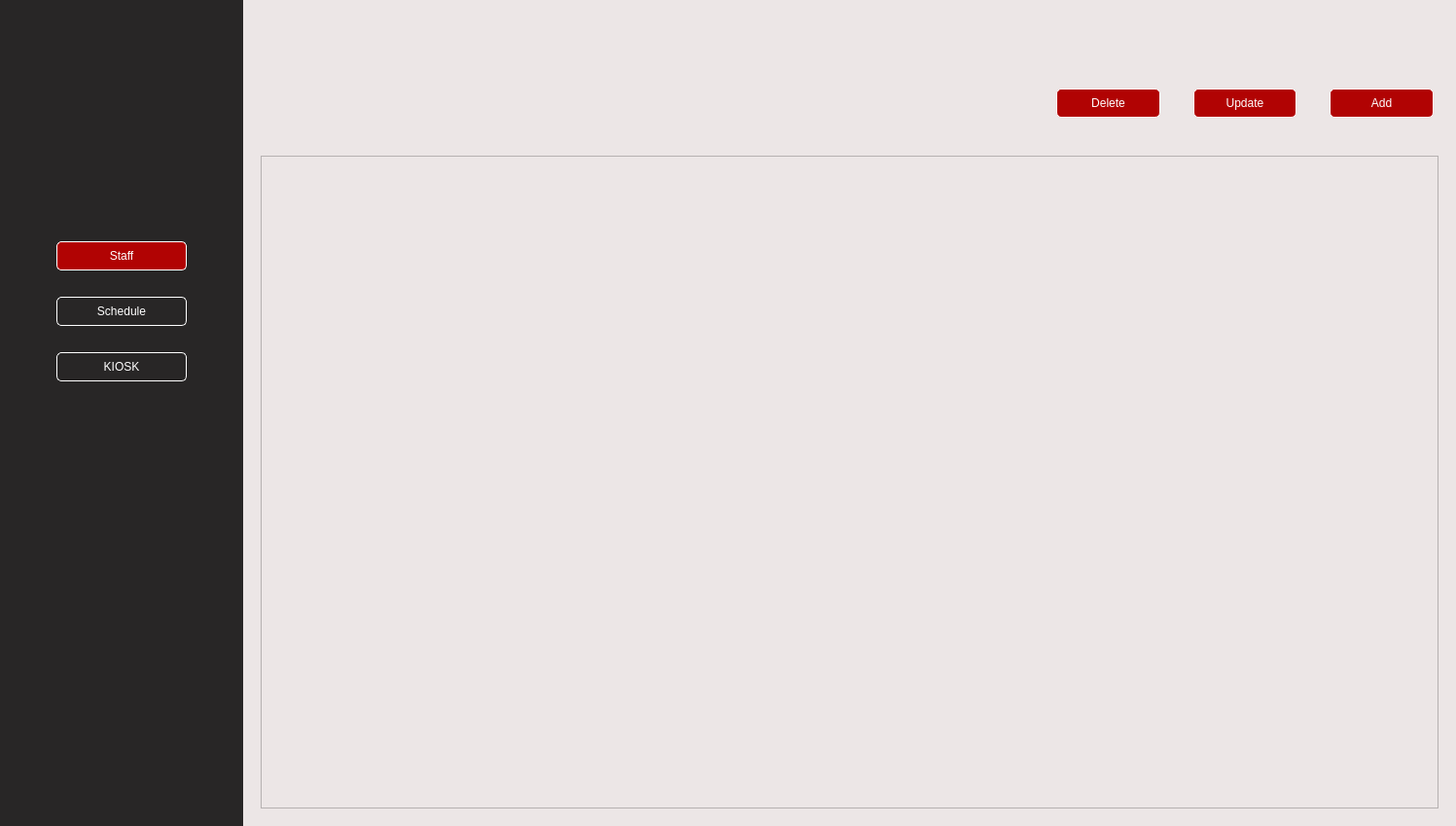
<?xml version="1.0" encoding="UTF-8"?>
<ui version="4.0">
 <class>MainWindow</class>
 <widget class="QMainWindow" name="MainWindow">
  <property name="geometry">
   <rect>
    <x>0</x>
    <y>0</y>
    <width>1497</width>
    <height>849</height>
   </rect>
  </property>
  <property name="windowTitle">
   <string>MainWindow</string>
  </property>
  <widget class="QWidget" name="centralwidget">
   <layout class="QHBoxLayout" name="horizontalLayout" stretch="1,5">
    <property name="spacing">
     <number>0</number>
    </property>
    <property name="leftMargin">
     <number>0</number>
    </property>
    <property name="topMargin">
     <number>0</number>
    </property>
    <property name="rightMargin">
     <number>0</number>
    </property>
    <property name="bottomMargin">
     <number>0</number>
    </property>
    <item>
     <widget class="QWidget" name="widget" native="true">
      <property name="styleSheet">
       <string notr="true">background-color: rgb(40, 38, 38);</string>
      </property>
      <layout class="QVBoxLayout" name="verticalLayout">
       <item>
        <widget class="QWidget" name="widget_3" native="true">
         <layout class="QGridLayout" name="gridLayout">
          <item row="0" column="0">
           <widget class="QPushButton" name="pushButton">
            <property name="styleSheet">
             <string notr="true">border: none;</string>
            </property>
            <property name="text">
             <string/>
            </property>
            <property name="icon">
             <iconset>
              <normaloff>image/Logo1.png</normaloff>image/Logo1.png</iconset>
            </property>
            <property name="iconSize">
             <size>
              <width>200</width>
              <height>200</height>
             </size>
            </property>
           </widget>
          </item>
         </layout>
        </widget>
       </item>
       <item>
        <widget class="QWidget" name="widget_4" native="true">
         <layout class="QGridLayout" name="gridLayout_2">
          <item row="0" column="0">
           <widget class="QPushButton" name="staffbtn">
            <property name="styleSheet">
             <string notr="true">#staffbtn{
border: 1px solid white;
border-radius: 5px;
margin: 0 40px;
padding: 7px;
color: white;
background-color: #B10303;
}

#staffbtn:hover{
	color: black;
}</string>
            </property>
            <property name="text">
             <string>Staff</string>
            </property>
           </widget>
          </item>
          <item row="1" column="0">
           <widget class="QPushButton" name="schedbtn">
            <property name="styleSheet">
             <string notr="true">#schedbtn{
border: 1px solid white;
border-radius: 5px;
margin: 0 40px;
padding: 7px;
color: white;
}

#schedbtn:hover{
	background-color: #B10303;
	color: black;
}</string>
            </property>
            <property name="text">
             <string>Schedule</string>
            </property>
           </widget>
          </item>
          <item row="2" column="0">
           <widget class="QPushButton" name="kioskbtn">
            <property name="styleSheet">
             <string notr="true">#kioskbtn{
border: 1px solid white;
border-radius: 5px;
margin: 0 40px;
padding: 7px;
color: white;
}

#kioskbtn:hover{
	background-color: #B10303;
	color: black;
}</string>
            </property>
            <property name="text">
             <string>KIOSK</string>
            </property>
           </widget>
          </item>
         </layout>
        </widget>
       </item>
       <item>
        <widget class="QWidget" name="widget_5" native="true">
         <layout class="QGridLayout" name="gridLayout_3"/>
        </widget>
       </item>
       <item>
        <widget class="QWidget" name="widget_6" native="true"/>
       </item>
      </layout>
     </widget>
    </item>
    <item>
     <widget class="QWidget" name="widget_2" native="true">
      <property name="styleSheet">
       <string notr="true">background-color: rgb(236, 230, 230);</string>
      </property>
      <layout class="QVBoxLayout" name="verticalLayout_2" stretch="1,1,10">
       <property name="spacing">
        <number>0</number>
       </property>
       <property name="leftMargin">
        <number>0</number>
       </property>
       <property name="topMargin">
        <number>0</number>
       </property>
       <property name="rightMargin">
        <number>0</number>
       </property>
       <property name="bottomMargin">
        <number>0</number>
       </property>
       <item>
        <widget class="QWidget" name="widget_7" native="true">
         <property name="styleSheet">
          <string notr="true">background-color: rgb(236, 230, 230);</string>
         </property>
         <layout class="QHBoxLayout" name="horizontalLayout_3" stretch="1,2">
          <item>
           <widget class="QWidget" name="widget_13" native="true">
            <layout class="QHBoxLayout" name="horizontalLayout_4">
             <item>
              <widget class="QWidget" name="branchname" native="true"/>
             </item>
            </layout>
           </widget>
          </item>
          <item>
           <widget class="QWidget" name="widget_12" native="true"/>
          </item>
         </layout>
        </widget>
       </item>
       <item>
        <widget class="QWidget" name="widget_9" native="true">
         <property name="styleSheet">
          <string notr="true">background-color: rgb(236, 230, 230);</string>
         </property>
         <layout class="QHBoxLayout" name="horizontalLayout_2" stretch="6,1,1,1">
          <item>
           <widget class="QWidget" name="widget_10" native="true"/>
          </item>
          <item>
           <widget class="QWidget" name="widget_14" native="true">
            <layout class="QHBoxLayout" name="horizontalLayout_5">
             <item>
              <widget class="QPushButton" name="deletestaffbtn">
               <property name="styleSheet">
                <string notr="true">#deletestaffbtn{
border: 1px solid white;
border-radius: 5px;
margin: 0 5px;
padding: 7px;
background-color: #B10303;
color: white;
}

#deletestaffbtn:hover{
	color: black;
}</string>
               </property>
               <property name="text">
                <string>Delete</string>
               </property>
              </widget>
             </item>
            </layout>
           </widget>
          </item>
          <item>
           <widget class="QWidget" name="widget_15" native="true">
            <layout class="QHBoxLayout" name="horizontalLayout_6">
             <item>
              <widget class="QPushButton" name="updatestaffbtn">
               <property name="styleSheet">
                <string notr="true">#updatestaffbtn{
border: 1px solid white;
border-radius: 5px;
margin: 0 5px;
padding: 7px;
background-color: #B10303;
color: white;
}

#updatestaffbtn:hover{
	color: black;
}</string>
               </property>
               <property name="text">
                <string>Update</string>
               </property>
              </widget>
             </item>
            </layout>
           </widget>
          </item>
          <item>
           <widget class="QWidget" name="widget_11" native="true">
            <layout class="QGridLayout" name="gridLayout_4">
             <item row="0" column="0">
              <widget class="QPushButton" name="addstaffbtn">
               <property name="styleSheet">
                <string notr="true">#addstaffbtn{
border: 1px solid white;
border-radius: 5px;
margin: 0 5px;
padding: 7px;
background-color: #B10303;
color: white;
}

#addstaffbtn:hover{
	color: black;
}</string>
               </property>
               <property name="text">
                <string>Add</string>
               </property>
              </widget>
             </item>
            </layout>
           </widget>
          </item>
         </layout>
        </widget>
       </item>
       <item>
        <widget class="QWidget" name="widget_8" native="true">
         <property name="styleSheet">
          <string notr="true">background-color: rgb(236, 230, 230);</string>
         </property>
         <layout class="QGridLayout" name="gridLayout_5">
          <item row="0" column="0">
           <widget class="QWidget" name="table" native="true">
            <property name="styleSheet">
             <string notr="true"/>
            </property>
            <layout class="QGridLayout" name="gridLayout_6">
             <item row="0" column="0">
              <widget class="QTableWidget" name="tableWidget"/>
             </item>
            </layout>
           </widget>
          </item>
         </layout>
        </widget>
       </item>
      </layout>
     </widget>
    </item>
   </layout>
  </widget>
 </widget>
 <resources/>
 <connections/>
</ui>
